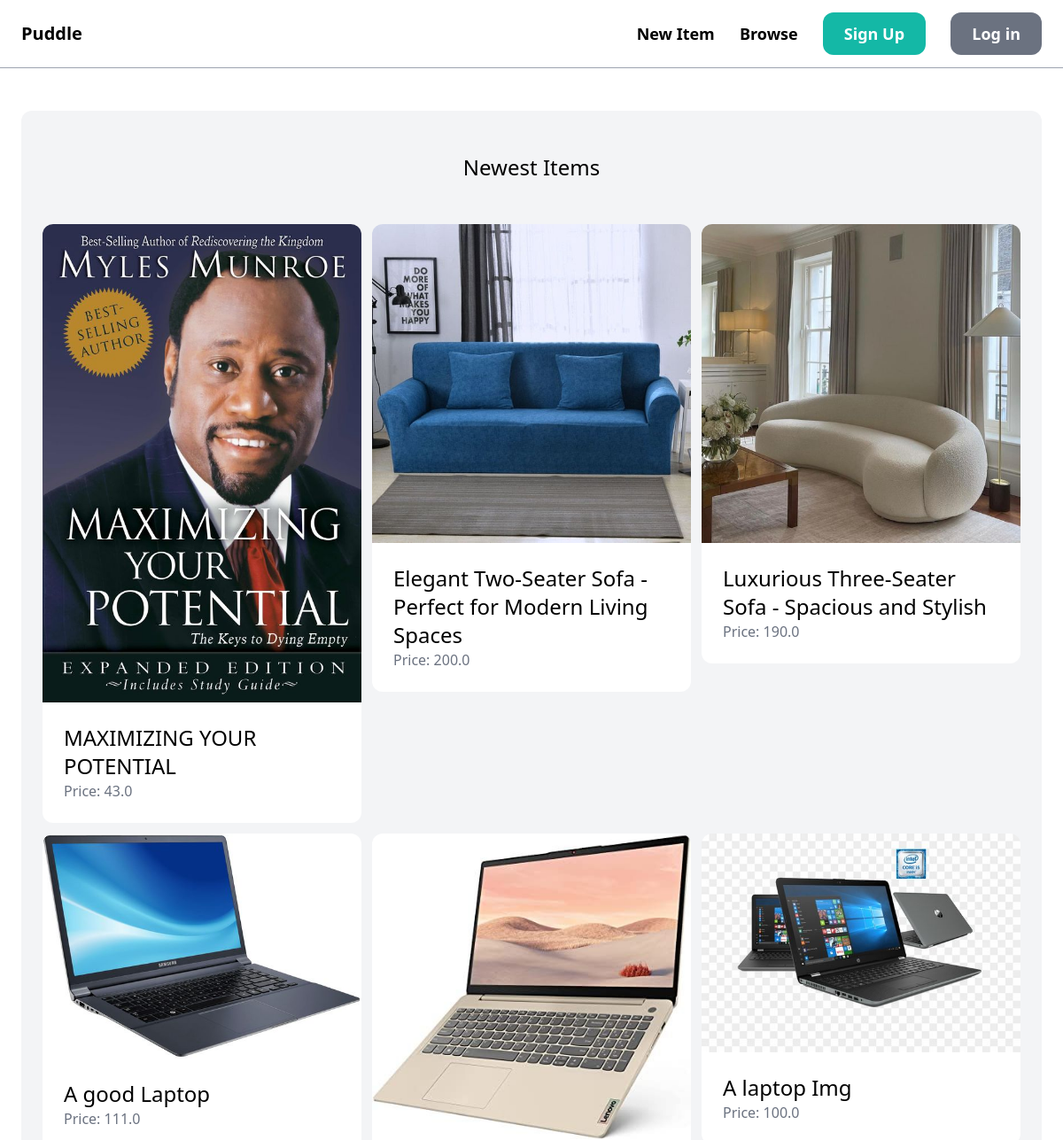
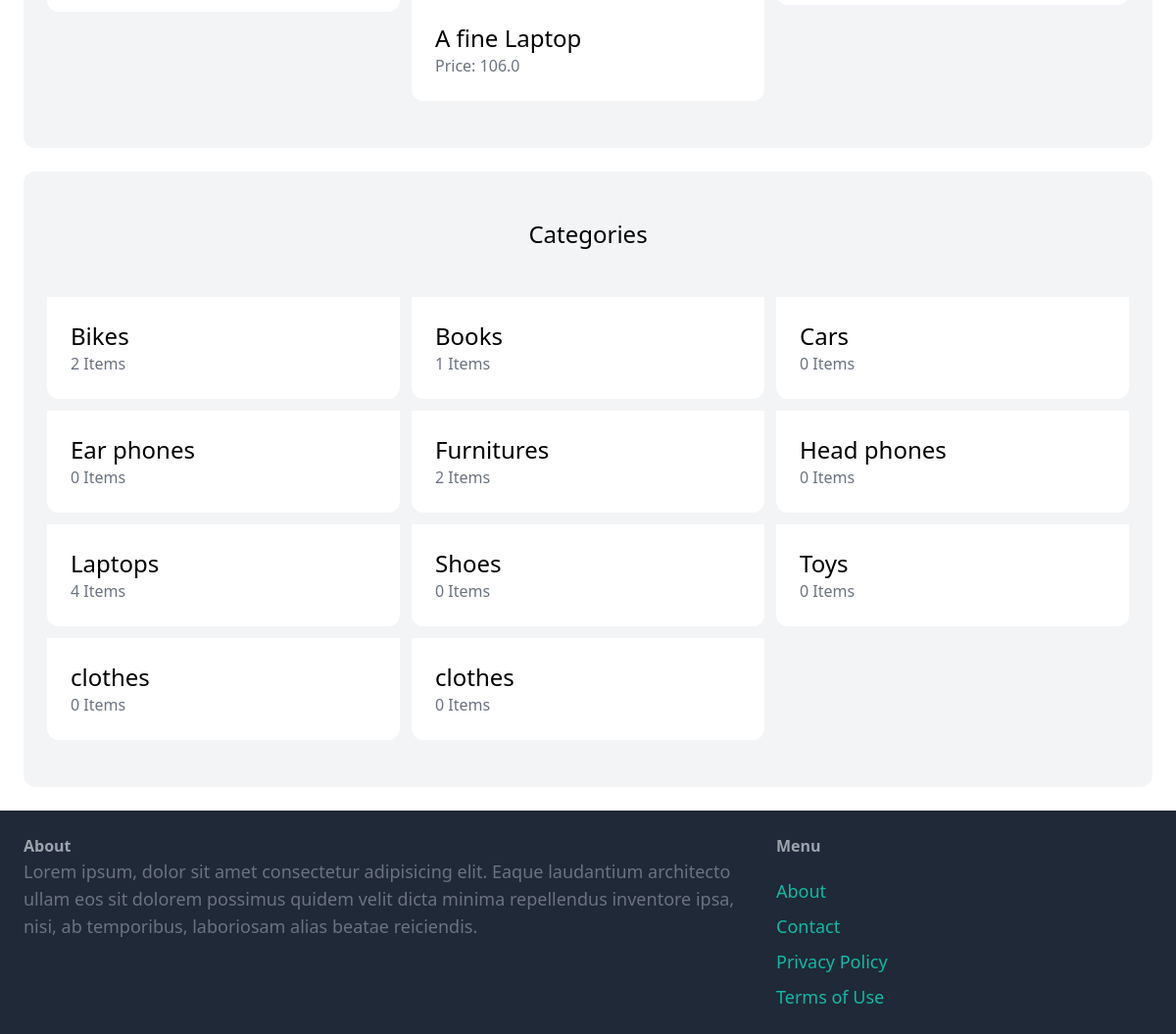
The page / on the database its author committed (2 pictures, top to bottom).
### item/models.py (models this page shows, shortened)
class Item(models.Model):
    category = models.ForeignKey(Category, related_name='items', on_delete=models.CASCADE)
    name = models.CharField(max_length=255)
    description = models.TextField(blank=True, null=True)
    price = models.FloatField()
    image = models.ImageField(upload_to='item_images', blank=True, null=True)
    is_sold = models.BooleanField(default=False)
    created_by = models.ForeignKey(User, related_name='items', on_delete=models.CASCADE)
    created_at = models.DateTimeField(auto_now_add=True)

class Category(models.Model):
    name = models.CharField(max_length=255)
    class Meta:
        ordering = ('name',)
        verbose_name_plural = 'Categories'

### core/views.py (the view)
# urls.py: path('', views.index, name='index'),
def index(request):
    items = Item.objects.filter(is_sold=False)[0:6]
    Categories = Category.objects.all()
    return render(request, 'core/index.html',{
        'items': items,
        'categories': Categories
    })

### core/templates/core/index.html (shortened to what this page needs)
{% extends 'core/base.html' %}
{% block content %}
    <div class="mt-6 px-6 py-12 bg-gray-100 rounded-xl">
        <h2 class="mb-12 text-2xl text-center">Newest Items</h2>
        <div class="grid grid-cols-3 gap-3">
            {% for item in items %}
                <div>
                    <a href="{% url 'item:detail' item.id %}">
                        <div>
                            <img src="{{ item.image.url }}" class="rounded-t-xl">
                        </div>
                        <div class="p-6 bg-white rounded-b-xl">
                            <h2 class="text-2xl">{{ item.name }}</h2>
                            <p class="text-gray-500">Price: {{ item.price }}</p>
                        </div>
                    </a>
                </div>
            {% endfor %}
        </div>
    </div>
    <div class="mt-6 px-6 py-12 bg-gray-100 rounded-xl">
        <h2 class="mb-12 text-2xl text-center">Categories</h2>
        <div class="grid grid-cols-3 gap-3">
            {% for category in categories %}
            <div>
                <a href="#">
                    <div class="p-6 bg-white rounded-b-xl">
                        <h2 class="text-2xl">{{ category.name }}</h2>
                        <p class="text-gray-500">{{ category.items.count }} Items</p>
                    </div>
                </a>
            </div>
            {% endfor %}
        </div>
    </div>
{% endblock %}

### rows shown on the page
Item: image (picture), name "MAXIMIZING YOUR POTENTIAL", price "43.0"
Item: image (picture), name "Elegant Two-Seater Sofa - Perfect for Modern Living Spaces", price "200.0"
Item: image (picture), name "Luxurious Three-Seater Sofa - Spacious and Stylish", price "190.0"
Item: image (picture), name "A good Laptop", price "111.0"
Item: image (picture), name "A fine Laptop", price "106.0"
Item: image (picture), name "A laptop Img", price "100.0"
Category: name "Bikes", items.count "2"
Category: name "Books", items.count "1"
Category: name "Cars", items.count "0"
Category: name "Ear phones", items.count "0"
Category: name "Furnitures", items.count "2"
Category: name "Head phones", items.count "0"
Category: name "Laptops", items.count "4"
Category: name "Shoes", items.count "0"
Category: name "Toys", items.count "0"
Category: name "clothes", items.count "0"
Category: name "clothes", items.count "0"
